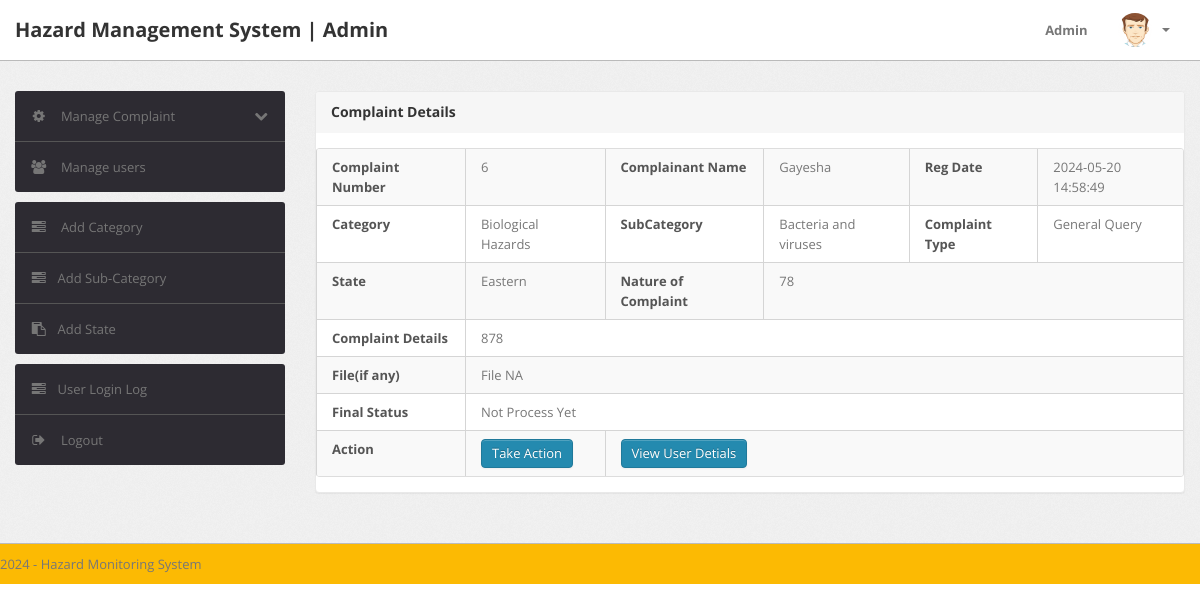
The page /admin/complaint-details.php?cid=6 (signed in) on the database as committed earlier.
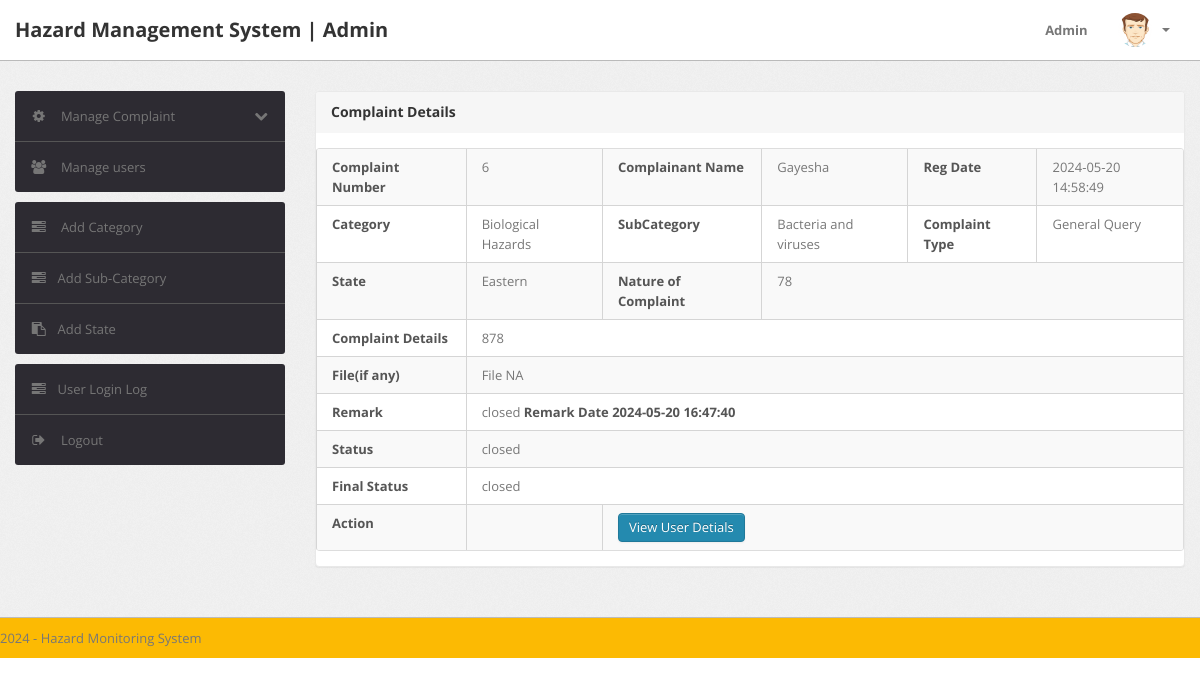
The same page on the database as committed later.
### tables this page shows
CREATE TABLE `tblcomplaints` (
  `complaintNumber` int(11) NOT NULL,
  `userId` int(11) NOT NULL,
  `category` int(11) NOT NULL,
  `subcategory` varchar(255) NOT NULL,
  `complaintType` varchar(255) NOT NULL,
  `state` varchar(255) NOT NULL,
  `noc` varchar(255) NOT NULL,
  `complaintDetails` mediumtext NOT NULL,
  `complaintFile` varchar(255) DEFAULT NULL,
  `regDate` timestamp NOT NULL DEFAULT current_timestamp(),
  `status` varchar(50) DEFAULT NULL,
  `lastUpdationDate` timestamp NOT NULL DEFAULT '0000-00-00 00:00:00' ON UPDATE current_timestamp()
);

CREATE TABLE `users` (
  `id` int(11) NOT NULL,
  `fullName` varchar(255) DEFAULT NULL,
  `userEmail` varchar(255) DEFAULT NULL,
  `password` varchar(255) DEFAULT NULL,
  `contactNo` bigint(11) DEFAULT NULL,
  `address` tinytext DEFAULT NULL,
  `State` varchar(255) DEFAULT NULL,
  `country` varchar(255) DEFAULT NULL,
  `pincode` int(6) DEFAULT NULL,
  `userImage` varchar(255) DEFAULT NULL,
  `regDate` timestamp NOT NULL DEFAULT current_timestamp(),
  `updationDate` timestamp NOT NULL DEFAULT '0000-00-00 00:00:00' ON UPDATE current_timestamp(),
  `status` int(1) NOT NULL
);

CREATE TABLE `category` (
  `id` int(11) NOT NULL,
  `categoryName` varchar(255) NOT NULL,
  `categoryDescription` longtext NOT NULL,
  `creationDate` timestamp NOT NULL DEFAULT current_timestamp(),
  `updationDate` varchar(255) NOT NULL
);

CREATE TABLE `complaintremark` (
  `id` int(11) NOT NULL,
  `complaintNumber` int(11) NOT NULL,
  `status` varchar(255) NOT NULL,
  `remark` mediumtext NOT NULL,
  `remarkDate` timestamp NOT NULL DEFAULT current_timestamp()
);

### admin/complaint-details.php (the view, shortened to what this page needs)
<?php
include('include/config.php');
if(strlen($_SESSION['alogin'])==0)
	{
header('location:index.php');
}
else{
?>
<!DOCTYPE html>
<html lang="en">
<head>
	<link type="text/css" href="bootstrap/css/bootstrap.min.css" rel="stylesheet">
	<link type="text/css" href="bootstrap/css/bootstrap-responsive.min.css" rel="stylesheet">
	<link type="text/css" href="css/theme.css" rel="stylesheet">
	<link type="text/css" href="images/icons/css/font-awesome.css" rel="stylesheet">
</head>
<body>
<?php include('include/header.php');?>
	<div class="wrapper">
		<div class="container">
			<div class="row">
<?php include('include/sidebar.php');?>
			<div class="span9">
					<div class="content">
	<div class="module">
							<div class="module-head">
								<h3>Complaint Details</h3>
							</div>
							<div class="module-body table">
								<table cellpadding="0" cellspacing="0" border="0" class="datatable-1 table table-bordered table-striped	 display" width="100%">
									<tbody>
<?php $st='closed';
$query=mysqli_query($bd, "select tblcomplaints.*,users.fullName as name,category.categoryName as catname from tblcomplaints join users on users.id=tblcomplaints.userId join category on category.id=tblcomplaints.category where tblcomplaints.complaintNumber='".$_GET['cid']."'");
while($row=mysqli_fetch_array($query))
{
?>
										<tr>
											<td><b>Complaint Number</b></td>
											<td><?php echo htmlentities($row['complaintNumber']);?></td>
											<td><b>Complainant Name</b></td>
											<td> <?php echo htmlentities($row['name']);?></td>
											<td><b>Reg Date</b></td>
											<td><?php echo htmlentities($row['regDate']);?>
											</td>
										</tr>
<tr>
											<td><b>Category </b></td>
											<td><?php echo htmlentities($row['catname']);?></td>
											<td><b>SubCategory</b></td>
											<td> <?php echo htmlentities($row['subcategory']);?></td>
											<td><b>Complaint Type</b></td>
											<td><?php echo htmlentities($row['complaintType']);?>
											</td>
										</tr>
<tr>
											<td><b>State </b></td>
											<td><?php echo htmlentities($row['state']);?></td>
											<td ><b>Nature of Complaint</b></td>
											<td colspan="3"> <?php echo htmlentities($row['noc']);?></td>
										</tr>
<tr>
											<td><b>Complaint Details </b></td>
											<td colspan="5"> <?php echo htmlentities($row['complaintDetails']);?></td>
										</tr>
<tr>
											<td><b>File(if any) </b></td>
											<td colspan="5"> <?php $cfile=$row['complaintFile'];
if($cfile=="" || $cfile=="NULL")
{
  echo "File NA";
}
else{?>
<a href="../users/complaintdocs/<?php echo htmlentities($row['complaintFile']);?>" ?> View File</a>
<?php } ?></td>
</tr>
<?php $ret=mysqli_query($bd, "select complaintremark.remark as remark,complaintremark.status as sstatus,complaintremark.remarkDate as rdate from complaintremark join tblcomplaints on tblcomplaints.complaintNumber=complaintremark.complaintNumber where complaintremark.complaintNumber='".$_GET['cid']."'");
while($rw=mysqli_fetch_array($ret))
{
?>
<tr>
<td><b>Remark</b></td>
<td colspan="5"><?php echo  htmlentities($rw['remark']); ?> <b>Remark Date <?php echo  htmlentities($rw['rdate']); ?></b></td>
</tr>
<tr>
<td><b>Status</b></td>
<td colspan="5"><?php echo  htmlentities($rw['sstatus']); ?></td>
</tr>
<?php }?>
<tr>
<td><b>Final Status</b></td>
											<td colspan="5"><?php if($row['status']=="")
											{ echo "Not Process Yet";
} else {
										 echo htmlentities($row['status']);
										 }?></td>
										</tr>
<tr>
											<td><b>Action</b></td>
											<td>
											<?php if($row['status']=="closed"){
												} else {?>
<a href="javascript:void(0);" onClick="popUpWindow('http://localhost/cms/admin/updatecomplaint.php?cid=<?php echo htmlentities($row['complaintNumber']);?>');" title="Update order">
											 <button type="button" class="btn btn-primary">Take Action</button></td>
											</a><?php } ?></td>
											<td colspan="4">
											<a href="javascript:void(0);" onClick="popUpWindow('http://localhost/cms/admin/userprofile.php?uid=<?php echo htmlentities($row['userId']);?>');" title="Update order">
											 <button type="button" class="btn btn-primary">View User Detials</button></a></td>
										</tr>
										<?php  } ?>
								</table>
							</div>
						</div>
					</div>
				</div>
			</div>
		</div>
	</div>
<?php include('include/footer.php');?>
</body>
<?php } ?>

Rows that differ between the two databases and show on the page:
changed tblcomplaints "Bacteria and viruses": status (not shown) → "closed"; no longer shows "Not Process Yet Take Action"
added complaintremark: remark "closed", remarkDate "2024-05-20 16:47:40", status "closed"
